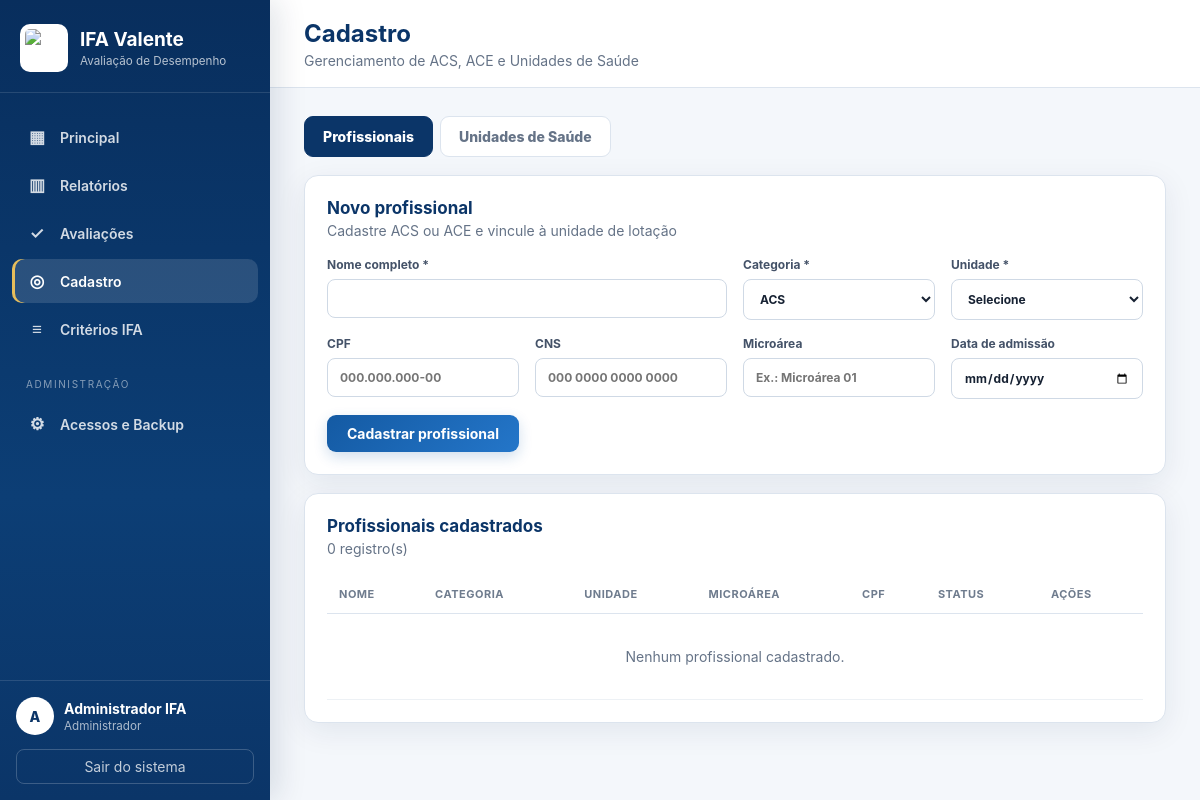
/ifa/cadastro (signed in), run on the app's committed database.
### tables this page shows
CREATE TABLE users (
            id INTEGER PRIMARY KEY AUTOINCREMENT,
            name TEXT NOT NULL,
            username TEXT NOT NULL UNIQUE COLLATE NOCASE,
            password_hash TEXT NOT NULL,
            role TEXT NOT NULL CHECK(role IN ('ADM','REGULADOR')),
            active INTEGER NOT NULL DEFAULT 1,
            created_at TEXT NOT NULL,
            updated_at TEXT NOT NULL
        );

### app.py (the view)
@app.route("/ifa/cadastro")
@login_required
def cadastro():
    db = get_db()
    units = db.execute(
        "SELECT u.*, COUNT(a.id) AS agents_count FROM units u LEFT JOIN agents a ON a.unit_id=u.id GROUP BY u.id ORDER BY u.name"
    ).fetchall()
    agents = db.execute(
        "SELECT a.*, u.name AS unit_name FROM agents a JOIN units u ON u.id=a.unit_id ORDER BY a.full_name"
    ).fetchall()
    return render_template("cadastro.html", units=units, agents=agents, tab=request.args.get("tab", "agentes"))

### app.py (called while the page is built)
def get_db() -> sqlite3.Connection:
    if "db" not in g:
        g.db = sqlite3.connect(DATABASE)
        g.db.row_factory = sqlite3.Row
        g.db.execute("PRAGMA foreign_keys = ON")
        g.db.execute("PRAGMA journal_mode = WAL")
    return g.db

def csrf_token() -> str:
    token = session.get("csrf_token")
    if not token:
        token = secrets.token_urlsafe(32)
        session["csrf_token"] = token
    return token

@app.before_request
def load_logged_user() -> None:
    g.user = None
    if session.get("user_id"):
        g.user = get_db().execute(
            "SELECT id, name, username, role, active FROM users WHERE id=?",
            (session["user_id"],),
        ).fetchone()
        if g.user is None or not g.user["active"]:
            session.clear()
            g.user = None

@app.after_request
def security_headers(response: Response) -> Response:
    response.headers["X-Content-Type-Options"] = "nosniff"
    response.headers["X-Frame-Options"] = "SAMEORIGIN"
    response.headers["Referrer-Policy"] = "strict-origin-when-cross-origin"
    response.headers["Permissions-Policy"] = "geolocation=(), microphone=(), camera=()"
    return response

def login_required(view):
    @wraps(view)
    def wrapped(*args, **kwargs):
        if g.user is None:
            flash("Faça login para acessar o sistema.", "warning")
            return redirect(url_for("index"))
        return view(*args, **kwargs)
    return wrapped

### templates/cadastro.html (shortened to what this page needs)
{% extends "base.html" %}
{% block page_title %}Cadastro{% endblock %}
{% block page_subtitle %}Gerenciamento de ACS, ACE e Unidades de Saúde{% endblock %}
{% block content %}
<div class="tabs no-print"><button class="tab-btn {% if tab=='agentes' %}active{% endif %}" onclick="switchTab('agentes')">Profissionais</button><button class="tab-btn {% if tab=='unidades' %}active{% endif %}" onclick="switchTab('unidades')">Unidades de Saúde</button></div>
<section id="tab-agentes" class="tab-content {% if tab=='agentes' %}active{% endif %}">
  <article class="panel"><div class="panel-head"><div><h2>Novo profissional</h2><p>Cadastre ACS ou ACE e vincule à unidade de lotação</p></div></div>
    <form class="form-grid" method="post" action="{{ url_for('agente_novo') }}"><input type="hidden" name="csrf_token" value="{{ csrf_token() }}"><label class="span-2">Nome completo *<input name="full_name" required></label><label>Categoria *<select name="category"><option>ACS</option><option>ACE</option></select></label><label>Unidade *<select name="unit_id" required><option value="">Selecione</option>{% for u in units if u.active %}<option value="{{ u.id }}">{{ u.name }}</option>{% endfor %}</select></label><label>CPF<input name="cpf" class="cpf-mask" placeholder="000.000.000-00"></label><label>CNS<input name="cns" placeholder="000 0000 0000 0000"></label><label>Microárea<input name="microarea" placeholder="Ex.: Microárea 01"></label><label>Data de admissão<input type="date" name="admission_date"></label><button class="btn primary align-end">Cadastrar profissional</button></form>
  </article>
  <article class="panel"><div class="panel-head"><div><h2>Profissionais cadastrados</h2><p>{{ agents|length }} registro(s)</p></div></div><div class="table-wrap"><table><thead><tr><th>Nome</th><th>Categoria</th><th>Unidade</th><th>Microárea</th><th>CPF</th><th>Status</th><th>Ações</th></tr></thead><tbody>
  {% for a in agents %}<tr><td><strong>{{ a.full_name }}</strong></td><td><span class="tag">{{ a.category }}</span></td><td>{{ a.unit_name }}</td><td>{{ a.microarea or '—' }}</td><td>{{ a.cpf or '—' }}</td><td><span class="status {{ 'active' if a.active else 'inactive' }}">{{ 'Ativo' if a.active else 'Inativo' }}</span></td><td class="actions"><button class="link-button" onclick="openModal('agent-{{ a.id }}')">Editar</button><form method="post" action="{{ url_for('agente_excluir', agent_id=a.id) }}" onsubmit="return confirm('Excluir este profissional?')"><input type="hidden" name="csrf_token" value="{{ csrf_token() }}"><button class="link-danger">Excluir</button></form></td></tr>
  <div class="modal" id="agent-{{ a.id }}"><div class="modal-card"><button class="modal-close" onclick="closeModal('agent-{{ a.id }}')">×</button><h2>Editar profissional</h2><form class="form-grid" method="post" action="{{ url_for('agente_editar', agent_id=a.id) }}"><input type="hidden" name="csrf_token" value="{{ csrf_token() }}"><label class="span-2">Nome completo<input name="full_name" value="{{ a.full_name }}" required></label><label>Categoria<select name="category"><option {% if a.category=='ACS' %}selected{% endif %}>ACS</option><option {% if a.category=='ACE' %}selected{% endif %}>ACE</option></select></label><label>Unidade<select name="unit_id">{% for u in units %}<option value="{{ u.id }}" {% if a.unit_id==u.id %}selected{% endif %}>{{ u.name }}</option>{% endfor %}</select></label><label>CPF<input name="cpf" class="cpf-mask" value="{{ a.cpf or '' }}"></label><label>CNS<input name="cns" value="{{ a.cns or '' }}"></label><label>Microárea<input name="microarea" value="{{ a.microarea or '' }}"></label><label>Data de admissão<input type="date" name="admission_date" value="{{ a.admission_date or '' }}"></label><label class="check"><input type="checkbox" name="active" value="1" {% if a.active %}checked{% endif %}> Profissional ativo</label><div class="form-actions span-2"><button type="button" class="btn secondary" onclick="closeModal('agent-{{ a.id }}')">Cancelar</button><button class="btn primary">Salvar</button></div></form></div></div>
  {% else %}<tr><td colspan="7" class="empty">Nenhum profissional cadastrado.</td></tr>{% endfor %}
  </tbody></table></div></article>
</section>
{% endblock %}

### templates/base.html (shortened to what this page needs)
<!doctype html>
<html lang="pt-BR">
<head>
  <link rel="stylesheet" href="{{ url_for('static', filename='css/style.css') }}">
</head>
<body class="{% block bodyclass %}{% endblock %}">
{% if g.user %}
<div class="app-shell">
  <aside class="sidebar" id="sidebar">
    <a class="brand" href="{{ url_for('principal') }}">
      <img src="{{ url_for('static', filename='img/brasao_valente.png') }}" alt="Brasão de Valente">
      <span><strong>IFA Valente</strong><small>Avaliação de Desempenho</small></span>
    </a>
    <nav class="nav-menu">
      <a class="nav-item {% if request.endpoint=='principal' %}active{% endif %}" href="{{ url_for('principal') }}"><span class="nav-icon">▦</span> Principal</a>
      <a class="nav-item {% if request.endpoint and request.endpoint.startswith('relatorios') %}active{% endif %}" href="{{ url_for('relatorios') }}"><span class="nav-icon">▥</span> Relatórios</a>
      <a class="nav-item {% if request.endpoint and request.endpoint.startswith('avaliacao') %}active{% endif %}" href="{{ url_for('avaliacoes') }}"><span class="nav-icon">✓</span> Avaliações</a>
      <a class="nav-item {% if request.endpoint and (request.endpoint.startswith('cadastro') or request.endpoint.startswith('agente') or request.endpoint.startswith('unidade')) %}active{% endif %}" href="{{ url_for('cadastro') }}"><span class="nav-icon">◎</span> Cadastro</a>
      <a class="nav-item {% if request.endpoint=='criterios' %}active{% endif %}" href="{{ url_for('criterios') }}"><span class="nav-icon">≡</span> Critérios IFA</a>
      {% if g.user.role == 'ADM' %}
      <div class="nav-section">Administração</div>
      <a class="nav-item " href="{{ url_for('administracao') }}"><span class="nav-icon">⚙</span> Acessos e Backup</a>
      {% endif %}
    </nav>
    <div class="sidebar-footer">
      <div class="user-chip">
        <span class="avatar">{{ g.user.name[:1]|upper }}</span>
        <span><strong>{{ g.user.name }}</strong><small>{{ 'Administrador' if g.user.role=='ADM' else 'Regulador' }}</small></span>
      </div>
      <a class="logout" href="{{ url_for('logout') }}">Sair do sistema</a>
    </div>
  </aside>
  <main class="main-area">
    <header class="topbar">
      <div>
        <h1>{% block page_title %}IFA Valente{% endblock %}</h1>
        <p>{% block page_subtitle %}Secretaria Municipal de Saúde de Valente{% endblock %}</p>
      </div>
    </header>
    <section class="content">
      {% block content %}{% endblock %}
    </section>
  </main>
</div>
{% else %}
  {% block guest_content %}{% endblock %}
{% endif %}
</body>
</html>

### static/css/style.css (style rules this page uses)
:root { --navy:#0b3568;--blue:#145aa3;--blue2:#2476c9;--green:#1f8a70;--teal:#0d9488;--gold:#d19b2a;--red:#c0392b;--ink:#172233;--muted:#657387;--line:#dce4ee;--bg:#f4f7fb;--white:#fff;--shadow:0 8px 30px rgba(15,44,80,.08);font-family:Inter,"Segoe UI",Arial,sans-serif;color:var(--ink) }
* { box-sizing:border-box }
html,body { margin:0;min-height:100%;background:var(--bg) }
body { font-size:14px }
a { color:inherit;text-decoration:none }
button,input,select,textarea { font:inherit }
button { cursor:pointer }
.app-shell { min-height:100vh;display:flex }
.sidebar { position:fixed;inset:0 auto 0 0;width:270px;background:linear-gradient(180deg,#082e5d 0%,#0c3e75 62%,#0b3568 100%);color:#fff;display:flex;flex-direction:column;z-index:30;box-shadow:8px 0 28px rgba(4,31,63,.12) }
.brand { padding:24px 20px 20px;border-bottom:1px solid rgba(255,255,255,.12);display:flex;gap:12px;align-items:center }
.brand img { width:48px;height:48px;object-fit:contain;background:#fff;border-radius:10px;padding:5px }
.brand span { display:flex;flex-direction:column }
.brand strong { font-size:19px }
.brand small { opacity:.7;margin-top:3px }
.nav-menu { padding:18px 12px;flex:1 }
.nav-section { font-size:10px;letter-spacing:1.6px;text-transform:uppercase;color:rgba(255,255,255,.5);padding:22px 14px 8px }
.nav-item { display:flex;align-items:center;gap:12px;padding:12px 14px;margin:4px 0;border-radius:10px;color:rgba(255,255,255,.82);font-weight:600 }
.nav-item:hover,.nav-item.active { background:rgba(255,255,255,.13);color:#fff }
.nav-item.active { box-shadow:inset 3px 0 0 #e6bd5b }
.nav-icon { width:22px;text-align:center;font-size:17px }
.sidebar-footer { padding:16px;border-top:1px solid rgba(255,255,255,.12) }
.user-chip { display:flex;align-items:center;gap:10px }
.avatar { width:38px;height:38px;border-radius:50%;display:grid;place-items:center;background:#fff;color:var(--navy);font-weight:800 }
.user-chip span:last-child { display:flex;flex-direction:column;min-width:0 }
.user-chip strong { white-space:nowrap;overflow:hidden;text-overflow:ellipsis }
.user-chip small { opacity:.65;margin-top:2px }
.logout { display:block;margin-top:14px;text-align:center;border:1px solid rgba(255,255,255,.2);border-radius:8px;padding:8px;color:rgba(255,255,255,.75) }
.main-area { margin-left:270px;width:calc(100% - 270px) }
.topbar { height:88px;padding:0 34px;background:#fff;border-bottom:1px solid var(--line);display:flex;align-items:center;justify-content:space-between;position:sticky;top:0;z-index:20 }
.topbar h1 { font-size:24px;margin:0;color:var(--navy) }
.topbar p { margin:4px 0 0;color:var(--muted) }
.content { padding:28px 34px 50px;max-width:1680px;margin:auto }
.btn { border:0;border-radius:9px;padding:10px 16px;font-weight:700;display:inline-flex;align-items:center;justify-content:center;gap:6px }
.btn.primary { background:linear-gradient(135deg,var(--blue),var(--blue2));color:#fff;box-shadow:0 5px 14px rgba(20,90,163,.2) }
.panel { background:#fff;border:1px solid var(--line);border-radius:14px;padding:22px;box-shadow:var(--shadow);margin-bottom:18px }
.panel h2 { font-size:17px;margin:0 0 4px;color:var(--navy) }
.panel p { color:var(--muted) }
.panel-head { display:flex;justify-content:space-between;align-items:flex-start;gap:15px;margin-bottom:18px }
.panel-head p { margin:0 }
.table-wrap { overflow:auto }
table { width:100%;border-collapse:collapse;min-width:720px }
th { text-align:left;color:#6f7c8e;font-size:11px;text-transform:uppercase;letter-spacing:.5px;padding:12px;border-bottom:1px solid var(--line) }
td { padding:13px 12px;border-bottom:1px solid #edf1f5;vertical-align:middle }
.empty { text-align:center;color:var(--muted);padding:34px }
.form-grid { display:grid;grid-template-columns:repeat(4,1fr);gap:16px;align-items:start }
label { display:flex;flex-direction:column;gap:7px;color:#445268;font-weight:700;font-size:12px }
input,select,textarea,.readonly-field { width:100%;border:1px solid #cfd9e5;border-radius:8px;background:#fff;padding:11px 12px;color:var(--ink);outline:none }
.span-2 { grid-column:span 2 }
.align-end { align-self:end }
.tabs { display:flex;gap:7px;margin-bottom:18px }
.tab-btn { border:1px solid var(--line);background:#fff;padding:11px 18px;border-radius:9px;color:var(--muted);font-weight:800 }
.tab-btn.active { background:var(--navy);color:#fff;border-color:var(--navy) }
.tab-content { display:none }
.tab-content.active { display:block }

### data on the page
users: user "A", user.name "Administrador IFA", role "Administrador"

### other printed values
{{ agents|length }} "0"
